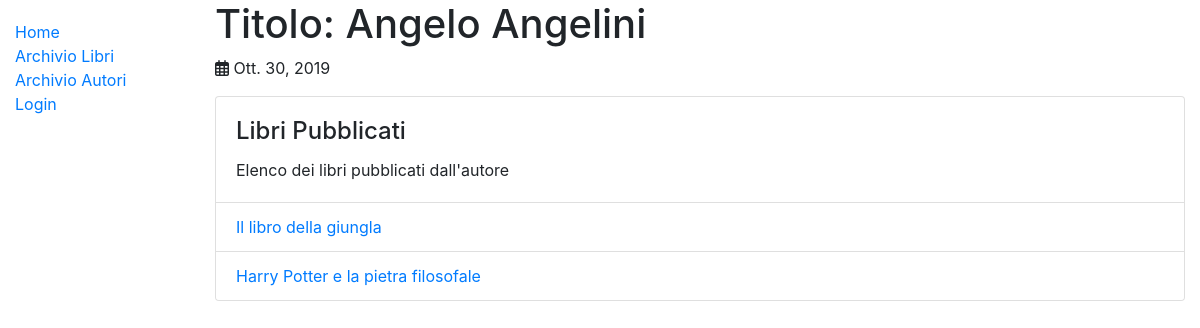
/catalog/author/2, run on the app's committed database.
### catalog/models.py (models this page shows, shortened)
class Author(models.Model):
    first_name = models.CharField(max_length=100)
    last_name = models.CharField(max_length=100)
    date_of_birth = models.DateField(null=True, blank=True)
    date_of_death = models.DateField('Died', null=True, blank=True)
    class Meta:
        ordering = ['last_name', 'first_name']

class Book(models.Model):
    title = models.CharField(max_length=200)
    author = models.ForeignKey('Author', on_delete=models.SET_NULL, null=True)
    summary = models.TextField(max_length=1000, help_text='Enter a brief description of the book')
    isbn = models.CharField('ISBN', max_length=13, help_text='13 Character <a href="https://www.isbn-international.org/content/what-isbn">ISBN number</a>')
    genre = models.ManyToManyField(Genre, help_text='Select a genre for this book')
    def get_absolute_url(self):
        return reverse('book-detail', args=[str(self.id)])
    def display_genre(self):
        """Create a string for the Genre. This is required to display genre in Admin."""
        return ', '.join(genre.name for genre in self.genre.all()[:3])
    display_genre.short_description = 'Genre'

### catalog/views.py (the view)
# urls.py: path('author/<int:pk>', views.AuthorDetailView.as_view(), name='author-detail'),
class AuthorDetailView(generic.DetailView):
    model = Author

### catalog/templates/catalog/author_detail.html (shortened to what this page needs)
{% extends 'base_generic.html' %}
{% block content %}
    <h1>Titolo: {{ author.first_name }} {{ author.last_name }} </h1>
    <p><strong><i class="far fa-calendar-alt"></i></strong> {{ author.date_of_birth }}</p>
    <div class="card">
        <div class="card-body">
            <h4 class="card-title">Libri Pubblicati</h4>
            <p class="card-text">Elenco dei libri pubblicati dall'autore</p>
        </div>
        <ul class="list-group list-group-flush">
        {% for book in author.book_set.all %}
            <li class="list-group-item">
                <a href="{{ book.get_absolute_url }}">{{ book.title }}</a>
            </li>
        {% endfor %}
        </ul>
    </div>
{% endblock %}

### data on the page
Author: first_name "Angelo", last_name "Angelini", date_of_birth "Ott. 30, 2019"
Book: title "Il libro della giungla"
Book: title "Harry Potter e la pietra filosofale"
